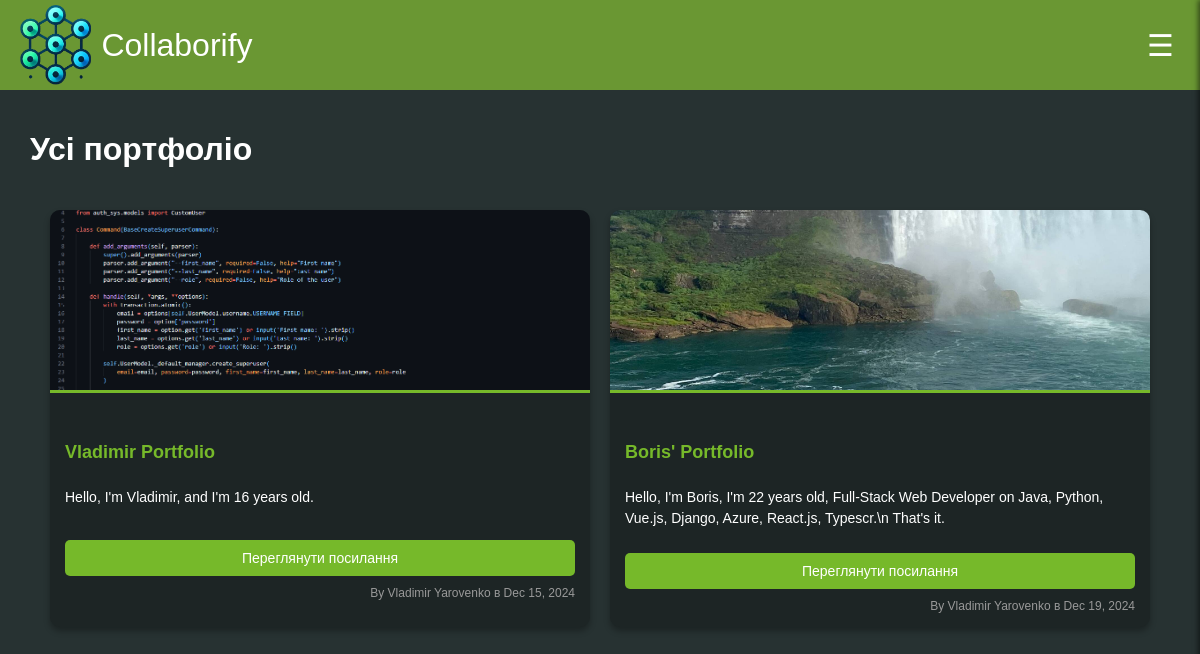
Page /portfolio/ (signed in) on the committed database.
### portfolio/models.py (models this page shows, shortened)
class Portfolio(models.Model):
    user = models.ForeignKey(settings.AUTH_USER_MODEL, on_delete=models.CASCADE, related_name='portfolios')
    title = models.CharField(max_length=255)
    description = models.TextField(blank=True, null=True)
    screenshot = models.ImageField(upload_to='screenshots/', blank=True, null=True)
    link = models.URLField(blank=True, null=True)
    created_at = models.DateTimeField(auto_now_add=True)

### auth_sys/models.py (models this page shows, shortened)
class CustomUser(AbstractBaseUser, PermissionsMixin):
    MONTH_CHOICES = [
        (1, 'January'),
        (2, 'February'),
        (3, 'March'),
        (4, 'April'),
        (5, 'May'),
        (6, 'June'),
        (7, 'July'),
        (8, 'August'),
        (9, 'September'),
        (10, 'October'),
        (11, 'November'),
        (12, 'December'),
    ]
    username = None
    first_name = models.CharField(max_length=255)
    last_name = models.CharField(max_length=255)
    email = models.EmailField(unique=True)
    birth_day = models.PositiveIntegerField(null=True)
    birth_month = models.PositiveIntegerField(choices=MONTH_CHOICES, null=True)
    is_staff = models.BooleanField(default=False)
    is_superuser = models.BooleanField(default=False)
    is_active = models.BooleanField(default=True)
    role = models.ForeignKey(Group, on_delete=models.SET_NULL, null=True, blank=True)
    USERNAME_FIELD = "email"
    objects = CustomUserManager()

### portfolio/views.py (the view)
# urls.py: path('', views.all_portfolios, name='all_portfolios'),
def all_portfolios(request):
    portfolios = Portfolio.objects.all()
    return render(request, 'portfolio/all_portfolios.html', {'portfolios': portfolios})

### templates/portfolio/all_portfolios.html (shortened to what this page needs)
{% extends 'base.html' %}
{% load static %}
{% block content %}
<div class="container">
    <h1>Усі портфоліо</h1>
    {% if portfolios %}
        <div class="portfolio-grid">
            {% for portfolio in portfolios %}
                <div class="card">
                    {% if portfolio.screenshot %}
                        <img src="{{ portfolio.screenshot.url }}" alt="{{ portfolio.title }}">
                    {% endif %}
                    <div class="card-body">
                        <h5 class="card-title">{{ portfolio.title }}</h5>
                        <p class="card-text">{{ portfolio.description|truncatewords:20 }}</p>
                        {% if portfolio.link %}
                            <a href="{{ portfolio.link }}" class="btn" target="_blank">Переглянути посилання</a>
                        {% endif %}
                        <p class="card-footer">By {{ portfolio.user.first_name }} {{ portfolio.user.last_name }} в {{ portfolio.created_at|date:"M d, Y" }}</p>
                    </div>
                </div>
            {% endfor %}
        </div>
    {% else %}
        <p class="no-portfolio">Портфоліо не знайдено.</p>
    {% endif %}
</div>
{% endblock %}

### static/css/main.css (style rules this page uses)
body { margin: 0; font-family: Arial, Helvetica, sans-serif; background-color: #273232; color: #FFFFFF; }

### templates/portfolio/all_portfolios.html (style rules this page uses)
.container { max-width: 1200px; margin: 0 10px; padding: 20px; }
.portfolio-grid { display: grid; grid-template-columns: repeat(auto-fit, minmax(300px, 1fr)); gap: 20px; padding: 20px; }
.card { background-color: #1d2525; border-radius: 10px; overflow: hidden; box-shadow: 0 4px 6px rgba(0, 0, 0, 0.3); transition: transform 0.3s, box-shadow 0.3s; }
.card img { width: 100%; height: 180px; object-fit: cover; border-bottom: 3px solid #76b92a; }
.card-body { padding: 15px; display: flex; flex-direction: column; justify-content: space-between; height: 200px; }
.card-title { font-size: 18px; font-weight: bold; color: #76b92a; margin-bottom: 10px; }
.card-text { white-space: pre-wrap; font-size: 14px; line-height: 1.5; color: white; flex-grow: 1; }
.btn { display: inline-block; padding: 10px 15px; font-size: 14px; text-align: center; background-color: #76b92a; color: #ffffff; text-decoration: none; border-radius: 5px; transition: background-color 0.3s; margin-top: 10px; }
.card-footer { margin-top: 10px; font-size: 12px; color: #999999; text-align: right; }

### rows in the picture
Portfolio: screenshot (picture), title "Vladimir Portfolio", description "Hello, I'm Vladimir, and I'm 16 years old.", user.first_name "Vladimir", user.last_name "Yarovenko", created_at "Dec 15, 2024"
Portfolio: screenshot (picture), title "Boris' Portfolio", description "Hello, I'm Boris, I'm 22 years old, Full-Stack Web Developer on Java, Python, Vue.js, Django, Azure, React.js, Typescr.\\n That's it.", user.first_name "Vladimir", user.last_name "Yarovenko", created_at "Dec 19, 2024"
